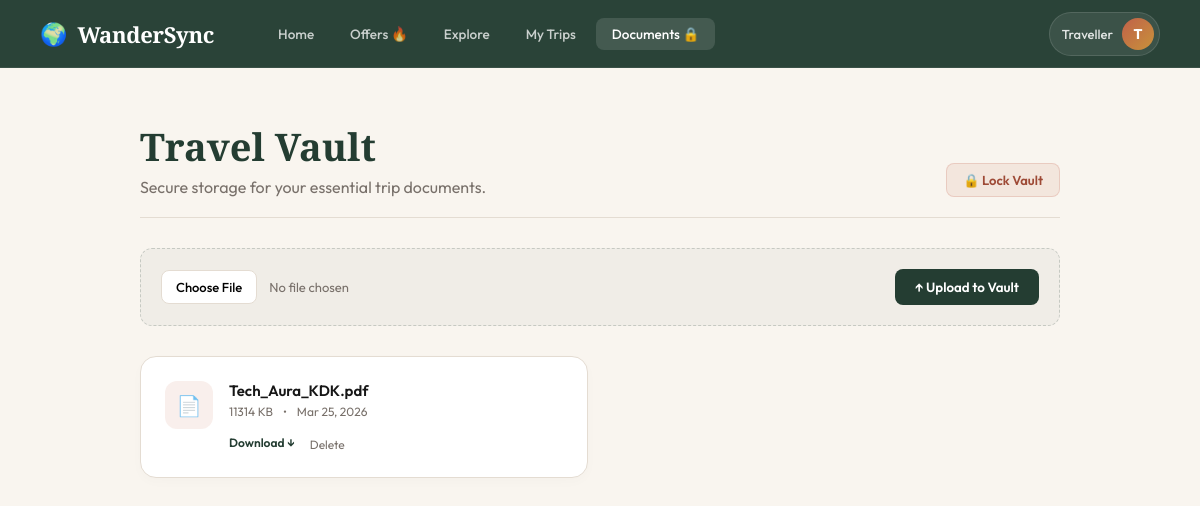
/documents (signed in), run on the app's committed database.
### app.py (models this page shows)
class Document(db.Model):
    id = db.Column(db.String(36), primary_key=True)
    original_name = db.Column(db.String(255), nullable=False)
    saved_name = db.Column(db.String(255), nullable=False)
    file_type = db.Column(db.String(10))
    size_kb = db.Column(db.Integer)
    upload_date = db.Column(db.DateTime, default=datetime.utcnow)

### app.py (the view)
@app.route('/documents')
def documents():
    unlocked = session.get('docs_unlocked', False)
    docs = Document.query.order_by(Document.upload_date.desc()).all() if unlocked else []
    return render_template('documents.html', unlocked=unlocked, documents=docs)

### templates/documents.html (shortened to what this page needs)
<!DOCTYPE html>
<html lang="en">
<head>
</head>
<body>
<nav class="navbar">
    <a class="nav-logo" href="/">
        <span class="nav-logo-icon">🌍</span>
        <span class="nav-logo-text">WanderSync</span>
    </a>
    <div class="nav-links">
        <a href="/" class="nav-link">Home</a>
        <a href="/#offers" class="nav-link">Offers 🔥</a>
        <a href="/#explore" class="nav-link">Explore</a>
        <a href="/#my-trips" class="nav-link">My Trips</a>
        <a href="/documents" class="nav-link active">Documents 🔒</a>
    </div>
    <div class="nav-right">
        <div class="nav-profile">
            <span class="nav-profile-name">Traveller</span>
            <div class="nav-avatar">T</div>
        </div>
    </div>
</nav>
<div class="page-content">
    {% if not unlocked %}
    <div class="lock-container">
        <div class="lock-card">
            <span class="lock-icon">🔐</span>
            <h2>Travel Vault</h2>
            <p>Enter your master password to access your passports, visas, and tickets.</p>
            {% with messages = get_flashed_messages() %}
              {% if messages %}
                {% for message in messages %}
                  <div class="flash-msg">{{ message }}</div>
                {% endfor %}
              {% endif %}
            {% endwith %}
            <form action="/unlock_docs" method="POST">
                <input type="password" name="password" class="pwd-input" placeholder="Password" required>
                <button type="submit" class="btn-unlock">Unlock Vault</button>
            </form>
        </div>
    </div>
    {% else %}
    <div class="page-header">
        <div>
            <h1>Travel Vault</h1>
            <p>Secure storage for your essential trip documents.</p>
        </div>
        <form action="/lock_docs" method="POST">
            <button type="submit" class="btn-lock">🔒 Lock Vault</button>
        </form>
    </div>
    <form action="/upload_doc" method="POST" enctype="multipart/form-data" class="upload-strip">
        <input type="file" name="document" accept=".pdf,.png,.jpg,.jpeg" required>
        <button type="submit" class="btn-upload">↑ Upload to Vault</button>
    </form>
    <div class="docs-grid">
        {% for doc in documents %}
        <div class="doc-card">
            <div class="doc-icon {% if doc.file_type == 'pdf' %}icon-pdf{% else %}icon-img{% endif %}">
                {% if doc.file_type == 'pdf' %}📄{% else %}🖼️{% endif %}
            </div>
            <div class="doc-info">
                <div class="doc-name" title="{{ doc.original_name }}">{{ doc.original_name }}</div>
                <div class="doc-meta">
                    <span>{{ doc.size_kb }} KB</span>
                    <span>•</span>
                    <span>{{ doc.upload_date.strftime('%b %d, %Y') }}</span>
                </div>
                <div class="doc-actions">
                    <a href="/download_doc/{{ doc.id }}" class="btn-action">Download ↓</a>
                    <form action="/delete_doc/{{ doc.id }}" method="POST" onsubmit="return confirm('Permanently delete this document?');" style="display:inline;">
                        <button type="submit" class="btn-delete-doc">Delete</button>
                    </form>
                </div>
            </div>
        </div>
        {% else %}
        <div class="empty-docs">
            <span>📁</span>
            <h3>No documents uploaded</h3>
            <p>Upload your tickets, passports, and visas above.</p>
        </div>
        {% endfor %}
    </div>
    {% endif %}
</div>
</body>
</html>

### templates/documents.html (style rules this page uses)
*,*::before,*::after { box-sizing:border-box;margin:0;padding:0 }
:root { --cream:#f9f5ef;--paper:#fff; --terra:#c0614a;--terra-d:#9e4a36;--terra-l:#f2ddd7; --forest:#243d32;--forest-l:#d0ddd9; --gold:#c8923a;--gold-l:#f5e9d2; --ink:#161616;--muted:#78706a;--border:#e4dcd2; --nav-h:68px; }
body { background:var(--cream);color:var(--ink);font-family:'Outfit',sans-serif;font-weight:400;min-height:100vh;display:flex;flex-direction:column; }
.navbar { position:fixed;top:0;left:0;right:0;height:var(--nav-h);z-index:100;display:flex;align-items:center;padding:0 40px;background:rgba(36,61,50,0.97);border-bottom:1px solid rgba(255,255,255,0.08); }
.nav-logo { display:flex;align-items:center;gap:10px;text-decoration:none;margin-right:48px;flex-shrink:0 }
.nav-logo-icon { font-size:22px }
.nav-logo-text { font-family:'Playfair Display',serif;font-size:22px;font-weight:900;color:#fff;letter-spacing:-0.3px }
.nav-links { display:flex;align-items:center;gap:4px;flex:1 }
.nav-link { text-decoration:none;color:rgba(255,255,255,0.75);font-size:13.5px;font-weight:500;padding:7px 16px;border-radius:8px;transition:0.2s; }
.nav-link:hover, .nav-link.active { color:#fff;background:rgba(255,255,255,0.12) }
.nav-right { display:flex;align-items:center;gap:14px;flex-shrink:0 }
.nav-profile { display:flex;align-items:center;gap:9px;cursor:pointer;padding:5px 5px 5px 12px;border-radius:40px;background:rgba(255,255,255,0.08);border:1px solid rgba(255,255,255,0.12);transition:0.2s }
.nav-profile-name { font-size:13px;color:rgba(255,255,255,0.85);font-weight:500 }
.nav-avatar { width:32px;height:32px;border-radius:50%;background:linear-gradient(135deg,var(--terra) 0%,var(--gold) 100%);display:flex;align-items:center;justify-content:center;font-size:14px;font-weight:700;color:white }
.page-content { padding: 120px 40px 60px; max-width: 1000px; margin: 0 auto; flex: 1; width: 100%; }
.page-header { display: flex; justify-content: space-between; align-items: flex-end; margin-bottom: 30px; border-bottom: 1px solid var(--border); padding-bottom: 20px; }
.page-header h1 { font-family: 'Playfair Display', serif; font-size: 38px; color: var(--forest); }
.page-header p { color: var(--muted); margin-top: 5px; }
.upload-strip { background: rgba(36,61,50,0.04); border: 1px dashed rgba(36,61,50,0.2); border-radius: 12px; padding: 20px; margin-bottom: 30px; display: flex; align-items: center; justify-content: space-between; }
.upload-strip input[type="file"] { font-family: 'Outfit'; font-size: 13px; color: var(--muted); }
.btn-upload { background: var(--forest); color: white; border: none; padding: 10px 20px; border-radius: 8px; font-family: 'Outfit'; font-weight: 600; cursor: pointer; transition: 0.2s; }
.docs-grid { display: grid; grid-template-columns: repeat(auto-fill, minmax(300px, 1fr)); gap: 24px; }
.doc-card { background: var(--paper); border: 1px solid var(--border); border-radius: 16px; padding: 24px; display: flex; align-items: flex-start; gap: 16px; transition: 0.2s; box-shadow: 0 4px 12px rgba(0,0,0,0.02); }
.doc-icon { width: 48px; height: 48px; border-radius: 12px; display: flex; align-items: center; justify-content: center; font-size: 20px; flex-shrink: 0; }
.icon-pdf { background: rgba(192,97,74,0.1); color: var(--terra); }
.doc-info { flex: 1; overflow: hidden; }
.doc-name { font-weight: 600; font-size: 15px; color: var(--ink); margin-bottom: 4px; white-space: nowrap; overflow: hidden; text-overflow: ellipsis; }
.doc-meta { font-size: 12px; color: var(--muted); display: flex; gap: 10px; }
.btn-lock { background: rgba(192,97,74,0.1); color: var(--terra-d); border: 1px solid rgba(192,97,74,0.2); padding: 8px 16px; border-radius: 8px; font-weight: 600; cursor: pointer; transition: 0.2s; font-family: 'Outfit'; font-size: 13px; }
.doc-actions { margin-top: 14px; display: flex; gap: 15px; align-items: center; }
.btn-action { font-size: 12px; font-weight: 600; color: var(--forest); text-decoration: none; border-bottom: 1px solid transparent; transition: 0.2s; }
.btn-delete-doc { background: none; border: none; color: var(--muted); font-size: 12px; font-family: 'Outfit'; cursor: pointer; transition: 0.2s; }

### data on the page
Document: original_name "Tech_Aura_KDK.pdf", size_kb "11314", upload_date "Mar 25, 2026"
